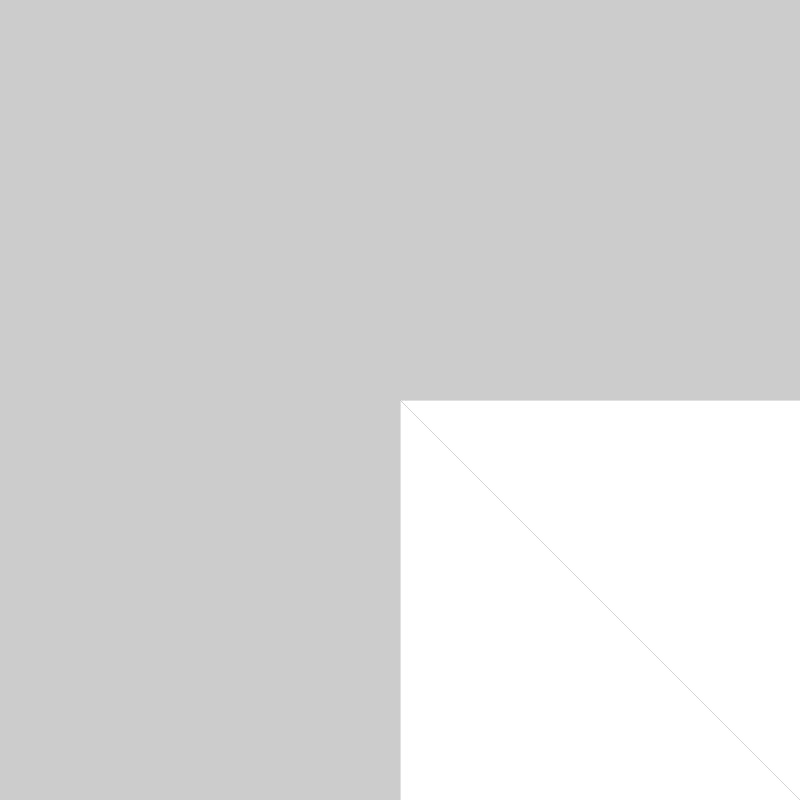
Frame 1 (no input)
Frame 60 (the mouse pressed at the canvas centre just before this capture): identical to frame 1, image omitted
Frame 120 (the mouse held since frame 60 and released just before this capture): identical to frame 1, image omitted

The Processing sketch that drew this single still picture (run headless with seeded random() and noise(); from frame 60 on, the mouse is pressed at the canvas centre):

// Processing sketch: s_00scaling
// ── s_00scaling.pde
void setup() {
  size(800, 800);
}

void draw() {
  translate(width/2, height/2);
  scale(width/2,height/2); 
  strokeWeight(0);
  rect(0,0, 1, 1);
  line(0,0, 1,1);
}
